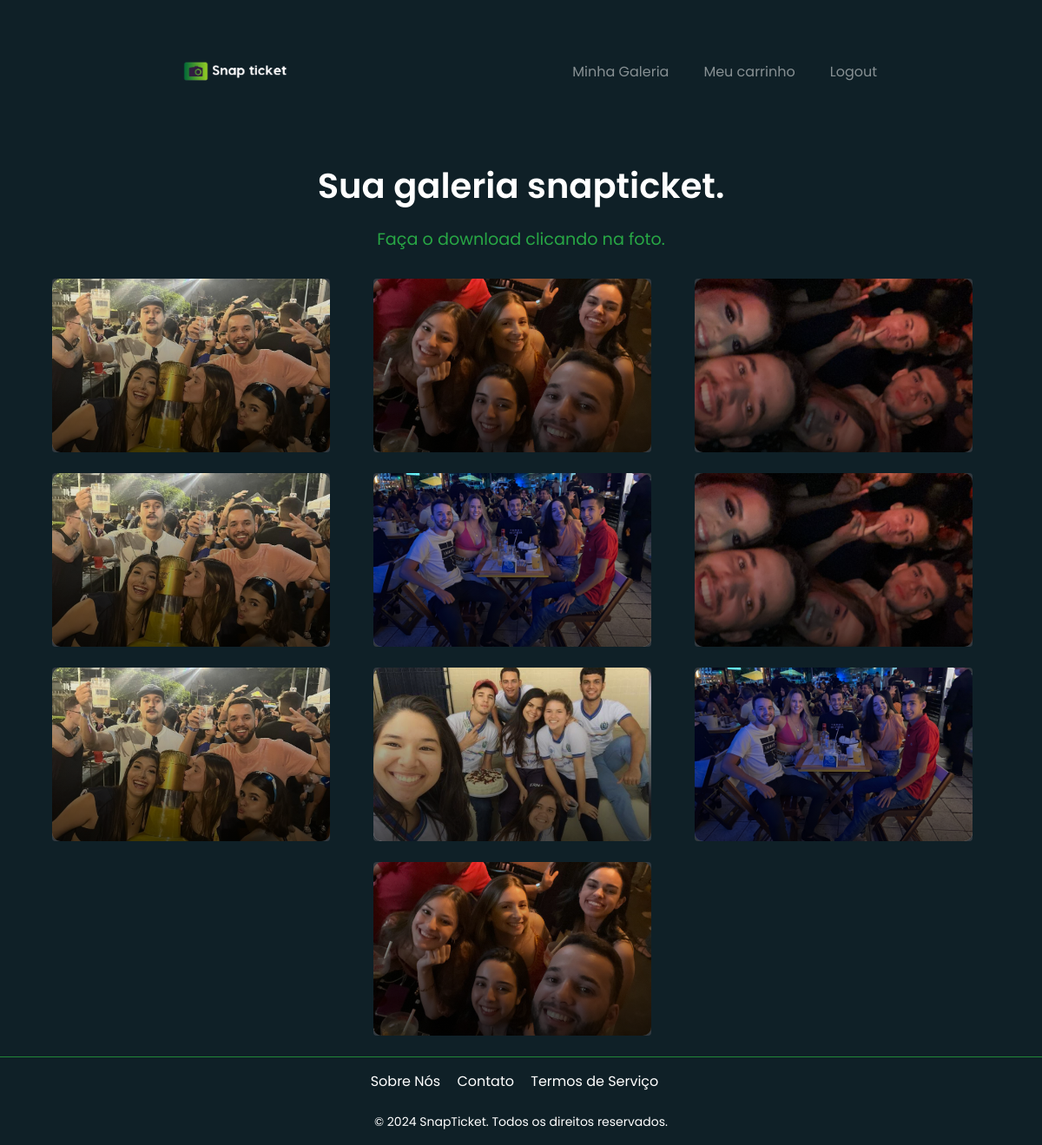
Page /galeria (signed in) on the earlier database version.
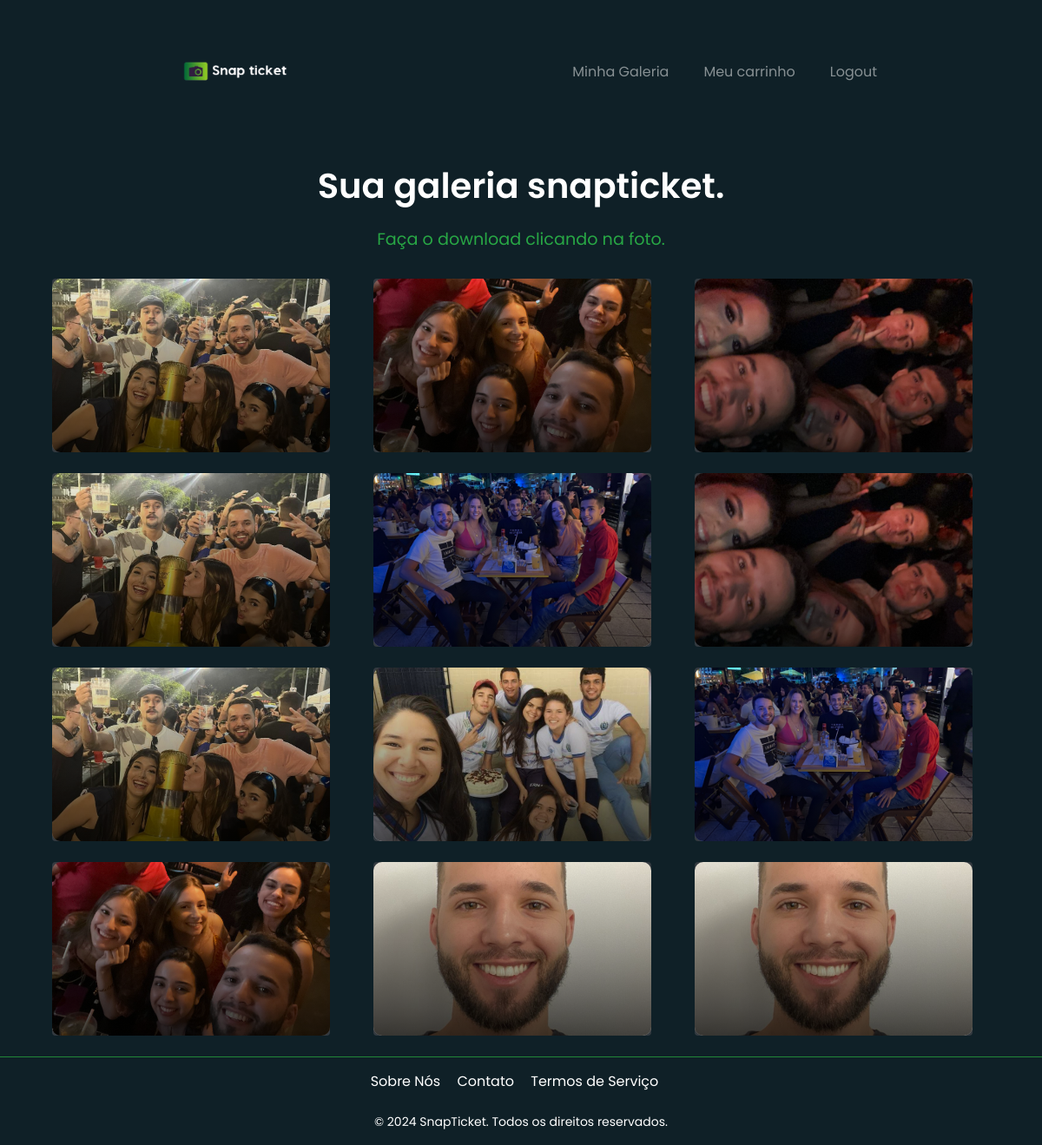
Same page on the later database version.
### app/models.py (models this page shows)
class FotosGaleria(db.Model):
    __tablename__ = 'fotos_galeria'
    id = db.Column(db.Integer, primary_key=True)
    user_id = db.Column(db.Integer, db.ForeignKey('usuarios.id'), nullable=False)
    caminho_imagem = db.Column(db.String(255), nullable=False)
    data_adicao = db.Column(db.DateTime, default=datetime.utcnow)
    user = db.relationship('Usuario', back_populates='fotos_galeria')

### app/main/views.py (the view)
@main.route('/galeria')
@login_required
def galeria():
    fotos = FotosGaleria.query.filter_by(user_id=current_user.id).all()
    return render_template('galeria.html', fotos=fotos)

### app/__init__.py (called while the page is built)
def create_app():
    app = Flask(__name__)
    app.config.from_object(Config)
    db.init_app(app)
    migrate.init_app(app, db)
    login_manager = LoginManager()
    login_manager.login_view = 'main.login'
    login_manager.init_app(app)
    for folder in [app.config['UPLOAD_FOLDER'],
                   app.config['USER_SELFIES_FOLDER'],
                   app.config['EVENT_COVERS_FOLDER']]:
        if not os.path.exists(folder):
            os.makedirs(folder)
    from app.models import Usuario  # Import aqui para evitar importação circular
    @login_manager.user_loader
    def load_user(user_id):
        return Usuario.query.get(int(user_id))
    from .main import main as main_blueprint
    app.register_blueprint(main_blueprint)
    return app

### app/templates/galeria.html (shortened to what this page needs)
<!DOCTYPE html>
<html lang="pt-br">
<head>
  <link rel="stylesheet" href="https://stackpath.bootstrapcdn.com/bootstrap/4.5.2/css/bootstrap.min.css">
  <link rel="stylesheet" href="{{ url_for('static', filename='css/home.css') }}">
  <link rel="stylesheet" href="{{ url_for('static', filename='css/loading.css') }}">
</head>
<body>
{% extends "base.html" %}
{% block content %}
<div class="container">
    <h1 class="title my-4">Sua galeria snapticket.</h1>
    <p class="search-subtitle">Faça o download clicando na foto.</p>
    <div class="row justify-content-center">
        {% for foto in fotos %}
        <div class="col-md-4 mb-4">
            <div class="card bg-dark text-light">
                <img src="{{ url_for('static', filename=foto.caminho_imagem) }}" class="card-img" alt="Foto da Galeria">
                <div class="card-img-overlay d-flex flex-column justify-content-end">
                </div>
            </div>
        </div>
        {% endfor %}
    </div>
</div>
{% endblock %}

Differences in the rows shown:
added FotosGaleria: caminho_imagem (picture)
added FotosGaleria: caminho_imagem (picture)
